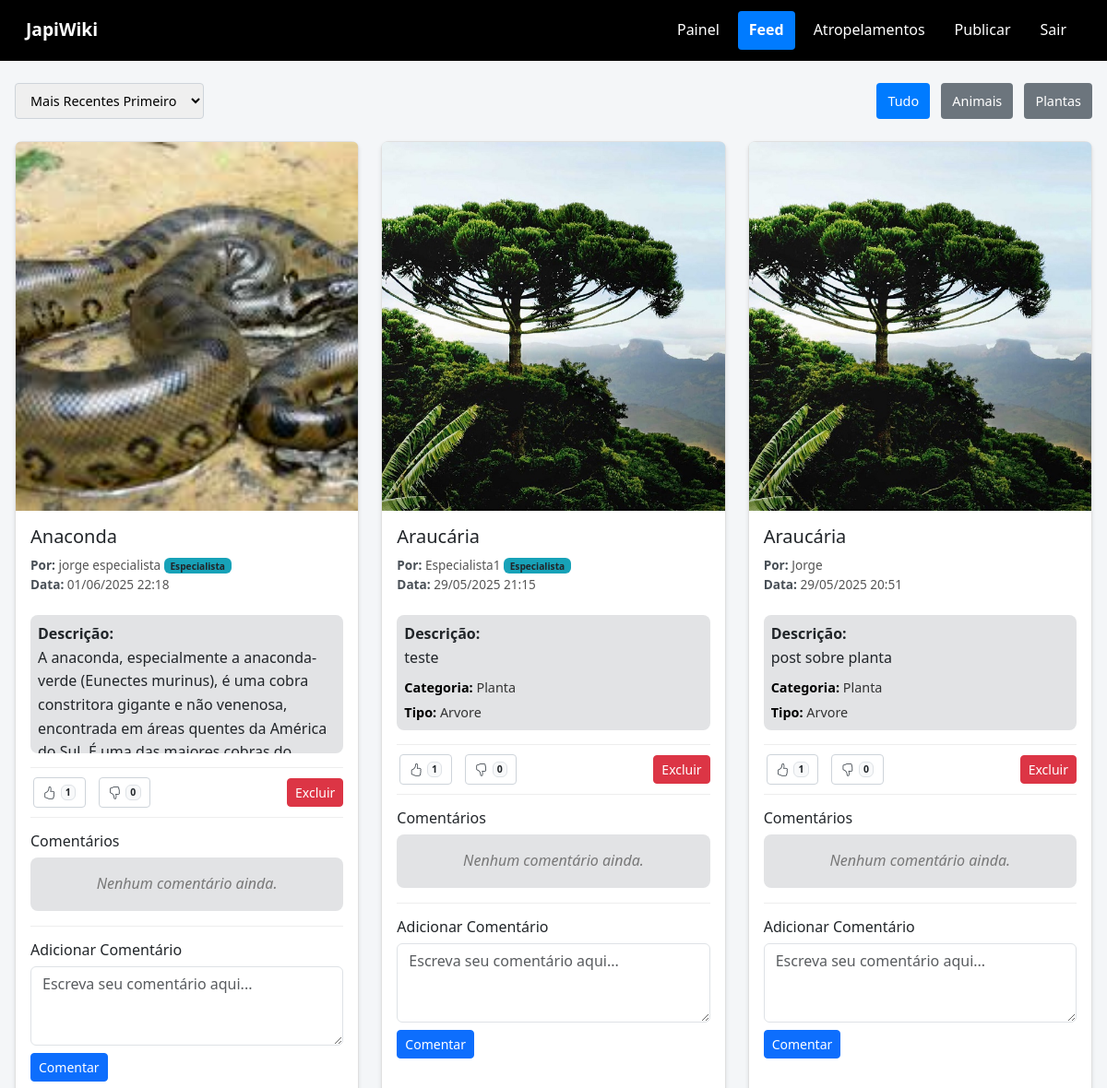
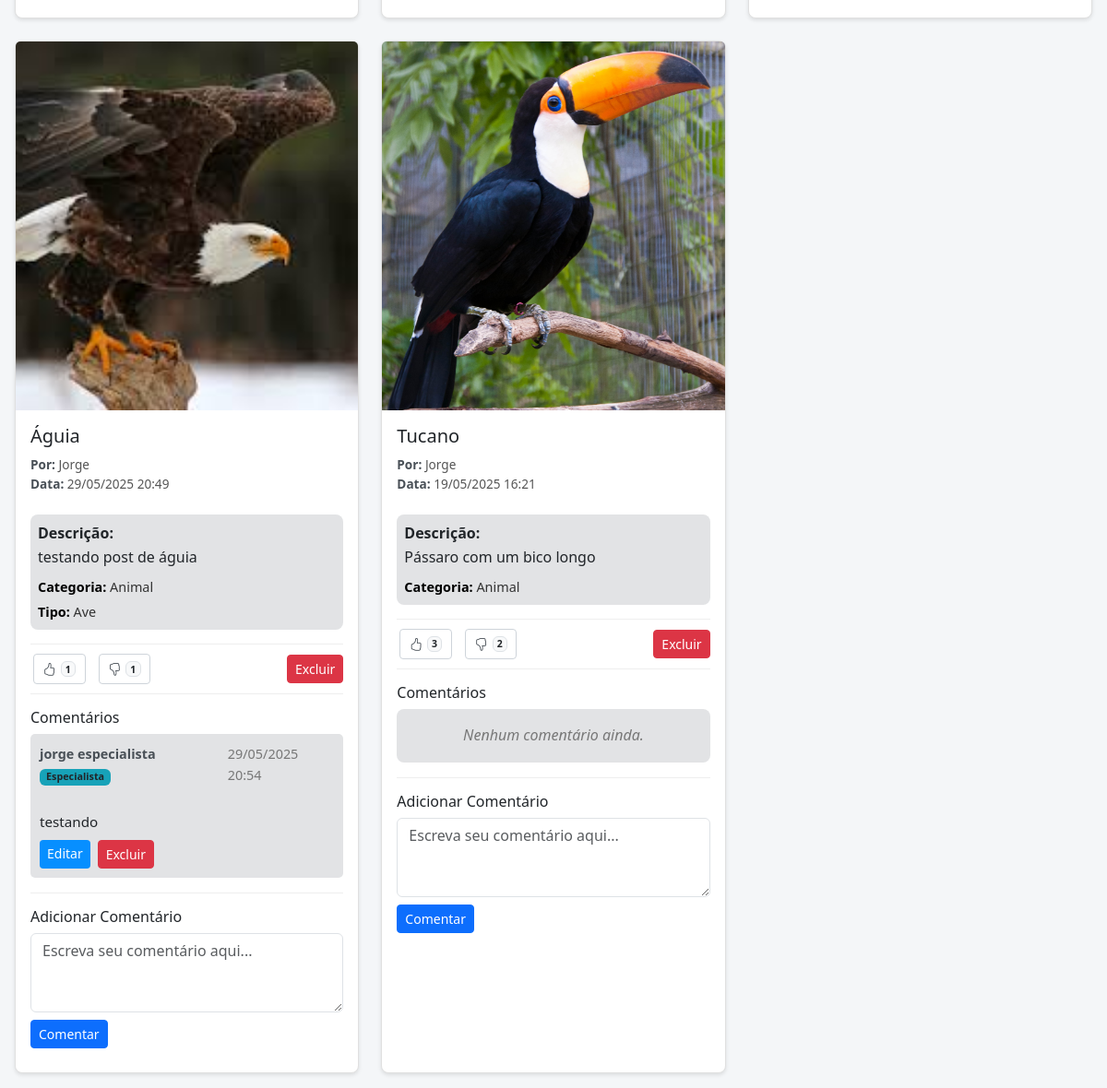
Screenshot of /feed_user.php?filtro=tudo&ordem=DESC (signed in) with the database file from the repository (2 pictures, top to bottom).
### tables this page shows
CREATE TABLE `publicacoes` (
  `id` int(11) NOT NULL,
  `especie` varchar(255) NOT NULL,
  `foto` varchar(255) NOT NULL,
  `usuario_id` int(11) NOT NULL,
  `data_publicacao` datetime DEFAULT current_timestamp(),
  `titulo` varchar(255) DEFAULT NULL,
  `descricao` text DEFAULT NULL,
  `caminho_foto` varchar(255) DEFAULT NULL,
  `atropelamento` tinyint(1) DEFAULT 0,
  `categoria` varchar(50) DEFAULT NULL,
  `tipo_especifico` varchar(100) DEFAULT NULL,
  `sub_categoria` varchar(100) DEFAULT NULL,
  `nome_cientifico` varchar(255) DEFAULT NULL
);

CREATE TABLE `usuarios` (
  `id` int(11) NOT NULL,
  `nome` varchar(100) NOT NULL,
  `email` varchar(100) NOT NULL,
  `senha` varchar(255) NOT NULL,
  `cargo` enum('user','especialista','admin') DEFAULT 'user',
  `token_senha` varchar(64) DEFAULT NULL,
  `token_expiracao` datetime DEFAULT NULL,
  `area_especialidade` varchar(255) DEFAULT NULL
);

CREATE TABLE `comentarios` (
  `id` int(11) NOT NULL,
  `publicacao_id` int(11) NOT NULL,
  `tipo_publicacao` varchar(50) DEFAULT 'publicacao',
  `usuario_id` int(11) NOT NULL,
  `comentario` text NOT NULL,
  `texto` text NOT NULL,
  `data_comentario` datetime DEFAULT current_timestamp()
);

### feed_user.php (the view, shortened to what this page needs)
<?php
include 'conexao.php';
$painel_voltar = 'painel_usuario.php';
if (isset($_SESSION['cargo'])) {
    if ($_SESSION['cargo'] === 'admin') {
        $painel_voltar = 'admin.php';
    } elseif ($_SESSION['cargo'] === 'especialista') {
        $painel_voltar = 'painel_especialista.php';
    }
}
$cargo_usuario_sessao = $_SESSION['cargo'] ?? 'user';
$pode_interagir = true;
$pode_comentar = ($cargo_usuario_sessao === 'especialista' || $cargo_usuario_sessao === 'admin');
$ordem = $_GET['ordem'] ?? 'DESC';
$ordem_sql = ($ordem === 'ASC') ? 'ASC' : 'DESC';
$filtro = $_GET['filtro'] ?? 'tudo';
$where_filtro = '';
$stmt = $conn->prepare("
    SELECT p.*, u.nome AS nome_usuario_post, u.id AS id_usuario_post, u.cargo AS cargo_usuario_post,
    (SELECT COUNT(*) FROM interacoes WHERE publicacao_id = p.id AND tipo = 'like') AS likes,
    (SELECT COUNT(*) FROM interacoes WHERE publicacao_id = p.id AND tipo = 'dislike') AS dislikes,
    (SELECT tipo FROM interacoes WHERE publicacao_id = p.id AND usuario_id = ?) AS minha_interacao
    FROM publicacoes p
    JOIN usuarios u ON p.usuario_id = u.id
    WHERE p.atropelamento = 0 $where_filtro
    ORDER BY p.data_publicacao $ordem_sql");
$stmt->bind_param("i", $_SESSION['usuario_id']);
$stmt->execute();
$resultado = $stmt->get_result();
?>
<!DOCTYPE html>
<html lang="pt-br">
<head>
    <link href="https://cdn.jsdelivr.net/npm/bootstrap@5.3.0/dist/css/bootstrap.min.css" rel="stylesheet">
    <link href="css/feed.css" rel="stylesheet">
    <link rel="stylesheet" href="https://cdn.jsdelivr.net/npm/bootstrap-icons@1.11.1/font/bootstrap-icons.css">
</head>
<body>
    <nav id="japi-navbar" class="navbar navbar-expand-lg navbar-dark bg-dark justify-content-end">
        <div class="container-fluid d-flex justify-content-between">
            <a class="navbar-brand" href="#">JapiWiki</a>
            <div class="collapse navbar-collapse justify-content-end" id="navbarNavAltMarkup">
                <div class="navbar-nav">
                    <a class="nav-link" href="<?= $painel_voltar ?>">Painel</a>
                    <a class="nav-link active" aria-current="page" href="feed_user.php">Feed</a>
                    <a class="nav-link" href="feed_atropelamentos.php">Atropelamentos</a>
                    <a class="nav-link" href="publicar.php">Publicar</a>
                    <a class="nav-link" href="logout.php">Sair</a>
                </div>
            </div>
        </div>
    </nav>
    <div class="feed-container container mt-4">
        <div class="order-filter-container">
            <div class="order-select-container">
                <select class="order-select form-select-sm" onchange="window.location.href='feed_user.php?ordem=' + this.value + '&filtro=<?= $filtro ?>'">
                    <option value="DESC" <?= ($ordem === 'DESC') ? 'selected' : '' ?>>Mais Recentes Primeiro</option>
                </select>
            </div>
            <div class="filter-buttons-container">
                <button class="filter-button <?= ($filtro === 'tudo' ? 'active' : '') ?>" onclick="window.location.href='feed_user.php?filtro=tudo&ordem=<?= $ordem ?>'">Tudo</button>
                <button class="filter-button <?= ($filtro === 'animal' ? 'active' : '') ?>" onclick="window.location.href='feed_user.php?filtro=animal&ordem=<?= $ordem ?>'">Animais</button>
                <button class="filter-button <?= ($filtro === 'planta' ? 'active' : '') ?>" onclick="window.location.href='feed_user.php?filtro=planta&ordem=<?= $ordem ?>'">Plantas</button>
            </div>
        </div>
        <?php while ($pub = $resultado->fetch_assoc()): ?>
            <div class="card mb-3">
                <?php
                $nome_arquivo = basename($pub['caminho_foto']);
                $caminho_imagem = "fotos/" . $nome_arquivo;
                ?>
                <div class="card-img-container">
                    <?php if (file_exists(__DIR__ . "/" . $caminho_imagem) && !is_dir(__DIR__ . "/" . $caminho_imagem)): ?>
                        <img src="<?= htmlspecialchars($caminho_imagem) ?>" class="card-img-top" alt="<?= htmlspecialchars($pub['titulo'] ?? '') ?>">
                    <?php else: ?>
                        <div class="bg-secondary text-white p-5 text-center">
                            Imagem não encontrada (<?= htmlspecialchars($caminho_imagem)?>)
                        </div>
                    <?php endif; ?>
                </div>
                <div class="card-body">
                    <h5 class="card-title"><?= htmlspecialchars($pub['titulo'] ?? '') ?></h5>
                    <div class="post-info">
                        <strong>Por:</strong> <?= htmlspecialchars($pub['nome_usuario_post'] ?? 'Desconhecido') ?>
                        <?php if ($pub['cargo_usuario_post'] === 'especialista'): ?>
                            <span class="badge bg-info text-dark">Especialista</span>
                        <?php elseif ($pub['cargo_usuario_post'] === 'admin'): ?>
                            <span class="badge bg-danger">Admin</span>
                        <?php endif; ?>
                        <br>
                        <strong>Data:</strong> <?= date('d/m/Y H:i', strtotime($pub['data_publicacao'] ?? '')) ?>
                    </div>
                    <div class="description-container">
                        <p class="card-text"><strong>Descrição:</strong><br>
                        <?= nl2br(htmlspecialchars($pub['descricao'] ?? '')) ?></p>
                        <div class="post-category-info">
                            <?php if (!empty($pub['categoria'])): ?>
                                <p class="card-text"><strong>Categoria:</strong> <?= ucfirst(htmlspecialchars($pub['categoria'])) ?></p>
                            <?php endif; ?>
                            <?php if (!empty($pub['sub_categoria'])): ?>
                                <p class="card-text"><strong>Tipo:</strong> <?= ucfirst(htmlspecialchars($pub['sub_categoria'])) ?></p>
                            <?php endif; ?>
                        </div>
                    </div>
                    <div class="card-actions">
                        <div class="btn-group" role="group">
                            <button class="like-button <?= ($pub['minha_interacao'] === 'like' ? 'like-active' : '') ?>"
                                    data-publicacao-id="<?= $pub['id'] ?>" data-tipo="like" <?= (!$pode_interagir ? 'disabled' : '') ?>>
                                <i class="bi bi-hand-thumbs-up"></i> <span class="badge like-count-<?= $pub['id'] ?>"><?= $pub['likes'] ?></span>
                            </button>
                            <button class="dislike-button <?= ($pub['minha_interacao'] === 'dislike' ? 'dislike-active' : '') ?>"
                                    data-publicacao-id="<?= $pub['id'] ?>" data-tipo="dislike" <?= (!$pode_interagir ? 'disabled' : '') ?>>
                                <i class="bi bi-hand-thumbs-down"></i> <span class="badge dislike-count-<?= $pub['id'] ?>"><?= $pub['dislikes'] ?></span>
                            </button>
                        </div>
                        <?php if (isset($_SESSION['cargo']) && ($_SESSION['cargo'] === 'admin' || (isset($pub['id_usuario_post']) && $_SESSION['usuario_id'] == $pub['id_usuario_post']))): ?>
                            <a href="delete.php?id=<?= $pub['id'] ?>&tipo=publicacao" class="btn btn-danger btn-sm"
                               onclick="return confirm('Tem certeza que deseja excluir esta publicação?')">
                                Excluir
                            </a>
                        <?php endif; ?>
                    </div>
                    <div class="comment-section">
                        <h6>Comentários</h6>
                        <?php
                        $stmt_comentarios = $conn->prepare("
                            SELECT c.*, u.nome AS nome_usuario_comentario, u.cargo AS cargo_usuario_comentario, u.id AS id_usuario_comentario
                            FROM comentarios c
                            JOIN usuarios u ON c.usuario_id = u.id
                            WHERE c.publicacao_id = ? AND c.tipo_publicacao = 'publicacao'
                            ORDER BY c.data_comentario ASC
                        ");
                        $stmt_comentarios->bind_param("i", $pub['id']);
                        $stmt_comentarios->execute();
                        $comentarios = $stmt_comentarios->get_result();
                        if ($comentarios->num_rows > 0):
                            while ($comentario = $comentarios->fetch_assoc()): ?>
                                <div class="comment">
                                    <div class="comment-header">
                                        <span class="comment-author">
                                            <?= htmlspecialchars($comentario['nome_usuario_comentario']) ?>
                                            <?php if ($comentario['cargo_usuario_comentario'] === 'especialista'): ?>
                                                <span class="badge bg-info text-dark">Especialista</span>
                                            <?php elseif ($comentario['cargo_usuario_comentario'] === 'admin'): ?>
                                                <span class="badge bg-danger">Admin</span>
                                            <?php endif; ?>
                                        </span>
                                        <span class="comment-date">
                                            <?= date('d/m/Y H:i', strtotime($comentario['data_comentario'])) ?>
                                        </span>
                                    </div>
                                    <div class="comment-content">
                                        <?= nl2br(htmlspecialchars($comentario['comentario'])) ?>
                                    </div>
                                    <?php if (isset($_SESSION['cargo']) && ($_SESSION['cargo'] === 'admin' || (isset($comentario['id_usuario_comentario']) && $_SESSION['usuario_id'] == $comentario['id_usuario_comentario']))): ?>
                                        <div class="comment-actions mt-2">
                                            <a href="editar_comentario.php?comentario_id=<?= $comentario['id'] ?>&tipo_publicacao=publicacao&publicacao_id=<?= $pub['id'] ?>" class="btn btn-edit btn-sm">Editar</a>
                                            <a href="delete.php?comentario_id=<?= $comentario['id'] ?>&tipo=publicacao_comentario&publicacao_id=<?= $pub['id'] ?>" class="btn btn-danger btn-sm" onclick="return confirm('Tem certeza que deseja excluir este comentário?')">Excluir</a>
                                        </div>
                                    <?php endif; ?>
                                </div>
                            <?php endwhile;
                        else: ?>
                            <div class="no-comments">Nenhum comentário ainda.</div>
                        <?php endif;
                        ?>
                    </div>
                    <?php if ($pode_comentar): ?>
                        <div class="comment-form mt-3">
                            <h6>Adicionar Comentário</h6>
                            <form method="POST" action="feed_user.php?<?= http_build_query($_GET) ?>">
                                <textarea name="comentario" rows="3" class="form-control mb-2" required placeholder="Escreva seu comentário aqui..."></textarea>
                                <button type="submit" class="btn btn-primary btn-sm">Comentar</button>
                            </form>
                        </div>
                    <?php endif; ?>
                </div>
            </div>
        <?php endwhile; ?>
    </div>
</body>
</html>

### css/feed.css (style rules this page uses)
body { margin: 0; padding: 0; font-family: 'Segoe UI', Tahoma, Geneva, Verdana, sans-serif; background-color: #f4f6f8; color: #333; line-height: 1.6; }
#japi-navbar { background-color: black !important; padding: 0.75rem 1rem !important; }
#japi-navbar .navbar-nav .nav-link { color: white !important; padding: 0.5rem 0.75rem !important; margin: 0 0.25rem !important; border-radius: 0.25rem !important; transition: all 0.3s ease !important; }
#japi-navbar .navbar-nav .nav-link.active { background-color: #007bff !important; color: white !important; font-weight: bold !important; }
#japi-navbar .navbar-brand { color: white !important; font-weight: bold !important; font-size: 1.2rem !important; }
.feed-container { max-width: 1200px; margin: 1rem auto; padding: 0 1rem; display: grid; grid-template-columns: repeat(auto-fill, minmax(350px, 1fr)); gap: 1.5rem; align-items: stretch; }
.card { border: 1px solid #e0e0e0; border-radius: 0.5rem; box-shadow: 0 2px 4px rgba(0, 0, 0, 0.1); transition: all 0.3s ease; background-color: #fff; display: flex; flex-direction: column; height: 100%; }
.card-img-container { height: 400px; display: flex; justify-content: center; background-color: #f8f9fa; border-top-left-radius: 0.5rem; border-top-right-radius: 0.5rem; }
.card-img-top { max-height: 100%; max-width: 100%; object-fit: cover; object-position: center; }
.card-body { display: flex; flex-direction: column; flex-grow: 1; padding-bottom: 10px; }
.card-title { font-size: 1.25rem; margin-bottom: 0.5rem; color: #212529; }
.post-info { font-size: 0.9rem; color: #6c757d; margin-bottom: 0.75rem; }
.post-info strong { color: #495057; }
.description-container { margin-top: 0.75rem; max-height: 150px; overflow-y: auto; background-color: #E2E3E5 !important; border-radius: 0.5rem; padding: 0.5rem; margin-bottom: 0.75rem; }
.card-text { line-height: 1.6; margin-bottom: 0; }
.card-actions { margin-top: auto; display: flex; justify-content: space-between; align-items: center; padding-top: 10px; border-top: 1px solid #eee; margin-top: 10px; padding-bottom: 10px; }
.btn-group { gap: 0.5rem; }
.comment-section { max-height: 200px; overflow-y: auto; padding-top: 1rem; border-top: 1px solid #eee; }
.comment { background-color: #E2E3E5 !important; border-radius: 0.5rem; padding: 0.5rem; }
.comment-header { display: flex; justify-content: space-between; font-size: 0.85rem; }
.comment-author { font-weight: bold; color: #495057; }
.comment-date { color: #6c757d; }
.comment-content { line-height: 1.5; white-space: pre-line; }
.comment-actions { display: flex; gap: 0.5rem; margin-top: 0.5rem; }
.no-comments { font-style: italic; color: #6c757d; text-align: center; background-color: #E2E3E5; border-radius: 0.5rem; padding: 1rem; }
.comment-form { margin-top: 1rem; padding-top: 1rem; border-top: 1px solid #eee; }
.order-filter-container { display: flex; justify-content: space-between; align-items: center; grid-column: 1 / -1; }
.filter-button { padding: 0.5rem 0.75rem; border-radius: 0.25rem; border: 1px solid #6c757d; background-color: black; color: white; font-size: 0.8rem; cursor: pointer; margin-left: 0.5rem; }
.filter-button.active { background-color: #007bff; border-color: #007bff; }
@media (max-width: 1200px) { .feed-container { grid-template-columns: repeat(auto-fill, minmax(300px, 1fr)); } }

### rows the page displays
publicacoes: caminho_foto (picture), titulo "Anaconda", usuario.nome "jorge especialista", shows "Especialista", data_publicacao "01/06/2025 22:18", descricao "A anaconda, especialmente a anaconda-verde (Eunectes murinus), é uma cobra constritora gigante e não venenosa, encontrada em áreas quentes da América…", likes "1", dislikes "0", shows "Nenhum comentário ainda."
publicacoes: caminho_foto (picture), titulo "Araucária", usuario.nome "Especialista1", data_publicacao "29/05/2025 21:15", descricao "teste", categoria "Planta", sub_categoria "Arvore", likes "1", dislikes "0", shows "Nenhum comentário ainda."
publicacoes: caminho_foto (picture), titulo "Araucária", usuario.nome "Jorge", data_publicacao "29/05/2025 20:51", descricao "post sobre planta", categoria "Planta", sub_categoria "Arvore", likes "1", dislikes "0", shows "Nenhum comentário ainda."
publicacoes: caminho_foto (picture), titulo "Águia", usuario.nome "Jorge", data_publicacao "29/05/2025 20:49", descricao "testando post de águia", categoria "Animal", sub_categoria "Ave", likes "1", dislikes "1"
comentarios: usuario.nome "jorge especialista", data_comentario "29/05/2025 20:54", comentario "testando"
publicacoes: caminho_foto (picture), titulo "Tucano", usuario.nome "Jorge", data_publicacao "19/05/2025 16:21", descricao "Pássaro com um bico longo", categoria "Animal", likes "3", dislikes "2", shows "Nenhum comentário ainda."
